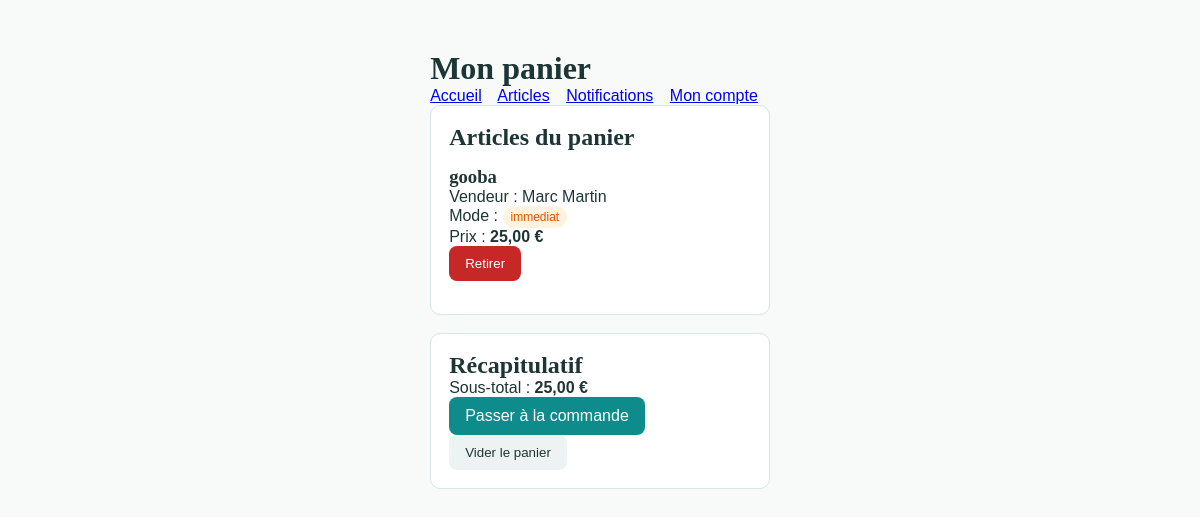
Page /cart.php (signed in) on the committed database.
### tables this page shows
CREATE TABLE `ligne_panier` (
  `idLigne` int(11) NOT NULL,
  `quantite` int(11) DEFAULT '1',
  `prix_snapshot` decimal(10,2) NOT NULL COMMENT 'Prix au moment de l ajout',
  `mode_acquisition` enum('immediat','negotiation','enchere') NOT NULL,
  `idPanier` int(11) NOT NULL,
  `idArticle` int(11) NOT NULL
);

CREATE TABLE `article` (
  `idArticle` int(11) NOT NULL,
  `nom` varchar(200) NOT NULL,
  `description_qualite` text,
  `description_defaut` text,
  `prix_base` decimal(10,2) NOT NULL,
  `mode_vente` enum('immediat','negotiation','enchere') NOT NULL,
  `status` enum('disponible','vendu','en_cours','supprime') DEFAULT 'disponible',
  `date_publication` datetime DEFAULT CURRENT_TIMESTAMP,
  `date_debut_enchere` datetime DEFAULT NULL,
  `date_fin_enchere` datetime DEFAULT NULL,
  `video_url` varchar(255) DEFAULT NULL,
  `idVendeur` int(11) NOT NULL,
  `idCategorie` int(11) NOT NULL
);

CREATE TABLE `vendeur` (
  `idVendeur` int(11) NOT NULL,
  `pseudo` varchar(100) NOT NULL,
  `nom` varchar(100) NOT NULL,
  `prenom` varchar(100) NOT NULL,
  `email` varchar(150) NOT NULL,
  `mot_de_passe` varchar(255) NOT NULL,
  `photo_profil` varchar(255) DEFAULT NULL,
  `image_fond` varchar(255) DEFAULT NULL,
  `statut_compte` enum('actif','suspendu','supprime') DEFAULT 'actif',
  `idAdmin` int(11) NOT NULL COMMENT 'Vendeur géré par cet admin',
  `created_at` timestamp NOT NULL DEFAULT CURRENT_TIMESTAMP
);

CREATE TABLE `panier` (
  `idPanier` int(11) NOT NULL,
  `date_creation` datetime DEFAULT CURRENT_TIMESTAMP,
  `statut` enum('ouvert','valide','abandonne') DEFAULT 'ouvert',
  `sous_total` decimal(10,2) DEFAULT '0.00',
  `idAcheteur` int(11) NOT NULL
);

### includes/helpers.php (called while the page is built, shortened)
<?php
function h(string $str): string {
    return htmlspecialchars($str, ENT_QUOTES, 'UTF-8');
}
function formatPrix(float $prix): string {
    return number_format($prix, 2, ',', ' ') . ' €';
}

### cart.php (the view, shortened to what this page needs)
<?php
require_once __DIR__ . '/includes/helpers.php';
$pdo = db();
$idAcheteur = currentUserId();
function getOrCreateOpenCart(PDO $pdo, int $idAcheteur): int
{
    $stmt = $pdo->prepare("SELECT idPanier FROM panier WHERE idAcheteur = ? AND statut = 'ouvert' ORDER BY idPanier DESC LIMIT 1");
    $stmt->execute([$idAcheteur]);
    $idPanier = $stmt->fetchColumn();
    if ($idPanier) {
        return (int)$idPanier;
    }
    return (int)$pdo->lastInsertId();
}
$idPanier = getOrCreateOpenCart($pdo, $idAcheteur);
$stmt = $pdo->prepare("
    SELECT
        lp.idLigne,
        lp.quantite,
        lp.prix_snapshot,
        lp.mode_acquisition,
        a.idArticle,
        a.nom,
        a.status,
        v.nom AS vendeur_nom,
        v.prenom AS vendeur_prenom,
        (
            SELECT url_photo
            FROM photo_article pa
            WHERE pa.idArticle = a.idArticle
            ORDER BY ordre ASC
            LIMIT 1
        ) AS photo
    FROM ligne_panier lp
    JOIN article a ON lp.idArticle = a.idArticle
    JOIN vendeur v ON a.idVendeur = v.idVendeur
    WHERE lp.idPanier = ?
    ORDER BY lp.idLigne DESC
");
$stmt->execute([$idPanier]);
$lignes = $stmt->fetchAll();
$stmt = $pdo->prepare("SELECT sous_total FROM panier WHERE idPanier = ?");
$stmt->execute([$idPanier]);
$sousTotal = (float)$stmt->fetchColumn();
?>
<!DOCTYPE html>
<html lang="fr">
<head>
    <link rel="stylesheet" href="<?= BASE_URL ?>/assets/css/style.css">
</head>
<body>
<div class="page">
    <h1>Mon panier</h1>
    <p class="top-links">
        <a href="<?= BASE_URL ?>/index.php">Accueil</a>
        <a href="<?= BASE_URL ?>/articles.php">Articles</a>
        <a href="<?= BASE_URL ?>/notifications.php">Notifications</a>
        <a href="<?= BASE_URL ?>/account.php">Mon compte</a>
    </p>
    <?php if (empty($lignes)): ?>
        <div class="box">
            <p>Votre panier est vide.</p>
            <p><a class="btn btn-primary" href="<?= BASE_URL ?>/articles.php">Voir les articles</a></p>
        </div>
    <?php else: ?>
        <div class="box">
            <h2>Articles du panier</h2>
            <?php foreach ($lignes as $ligne): ?>
                <div class="article-row">
                    <h3><?= h($ligne['nom']) ?></h3>
                    <p>Vendeur : <?= h($ligne['vendeur_prenom'] . ' ' . $ligne['vendeur_nom']) ?></p>
                    <p>Mode : <span class="badge"><?= h($ligne['mode_acquisition']) ?></span></p>
                    <p>Prix : <strong><?= formatPrix((float)$ligne['prix_snapshot']) ?></strong></p>
                    <form method="POST" action="">
                        <button class="btn btn-danger" type="submit">Retirer</button>
                    </form>
                </div>
            <?php endforeach; ?>
        </div>
        <div class="summary">
            <h2>Récapitulatif</h2>
            <p>Sous-total : <strong><?= formatPrix($sousTotal) ?></strong></p>
            <p>
                <a class="btn btn-primary" href="<?= BASE_URL ?>/checkout.php">Passer à la commande</a>
            </p>
            <form method="POST" action="">
                <button class="btn btn-light" type="submit">Vider le panier</button>
            </form>
        </div>
    <?php endif; ?>
</div>
</body>
</html>

### assets/css/style.css (style rules this page uses)
:root { --primary: #0e8c8c; --primary-dark: #0a6e6e; --primary-light: #14b0b0; --primary-pale: #e0f5f5; --accent: #f7a800; --accent-dark: #d48f00; --white: #ffffff; --gray-50: #f8fafa; --gray-100: #edf2f2; --gray-200: #d4e4e4; --gray-600: #4a6b6b; --gray-800: #1e3535; --text: #1e3535; --text-muted: #5a7a7a; --border: #cce0e0; --shadow-sm: 0 2px 8px rgba(14,140,140,.10); --shadow-md: 0 6px 24px rgba(14,140,140,.15); --shadow-lg: 0 16px 48px rgba(14,140,140,.18); --radius: 12px; --radius-sm: 8px; --radius-lg: 20px; }
* { box-sizing: border-box; margin: 0; padding: 0; }
body { font-family: 'DM Sans', sans-serif; background: var(--gray-50); color: var(--text); min-height: 100vh; display: flex; flex-direction: column; }
h1,h2,h3,.font-display { font-family: 'Playfair Display', serif; }

### cart.php (style rules this page uses)
body { background:#f8fafa; font-family:Arial, sans-serif; }
.page { max-width:1100px; margin:30px auto; padding:20px; }
.top-links a { margin-right:12px; }
.box { background:#fff; border:1px solid #d9e6e6; border-radius:10px; padding:18px; margin-bottom:18px; }
.article-row { border-bottom:1px solid #e8eeee; padding:15px 0; }
.article-row:last-child { border-bottom:none; }
.btn { display:inline-block; padding:10px 16px; border:none; border-radius:8px; cursor:pointer; text-decoration:none; }
.btn-primary { background:#0e8c8c; color:#fff; }
.btn-danger { background:#c62828; color:#fff; }
.btn-light { background:#edf2f2; color:#1e3535; }
.badge { display:inline-block; padding:4px 8px; border-radius:20px; font-size:12px; background:#fff3e0; color:#e65100; }
.summary { background:#fff; border:1px solid #d9e6e6; border-radius:10px; padding:18px; }

### rows in the picture
ligne_panier: idArticle.nom "gooba", vendeur.prenom+nom "Marc Martin", mode_acquisition "immediat", prix_snapshot "25,00 €"
panier: sous_total "25,00 €"
